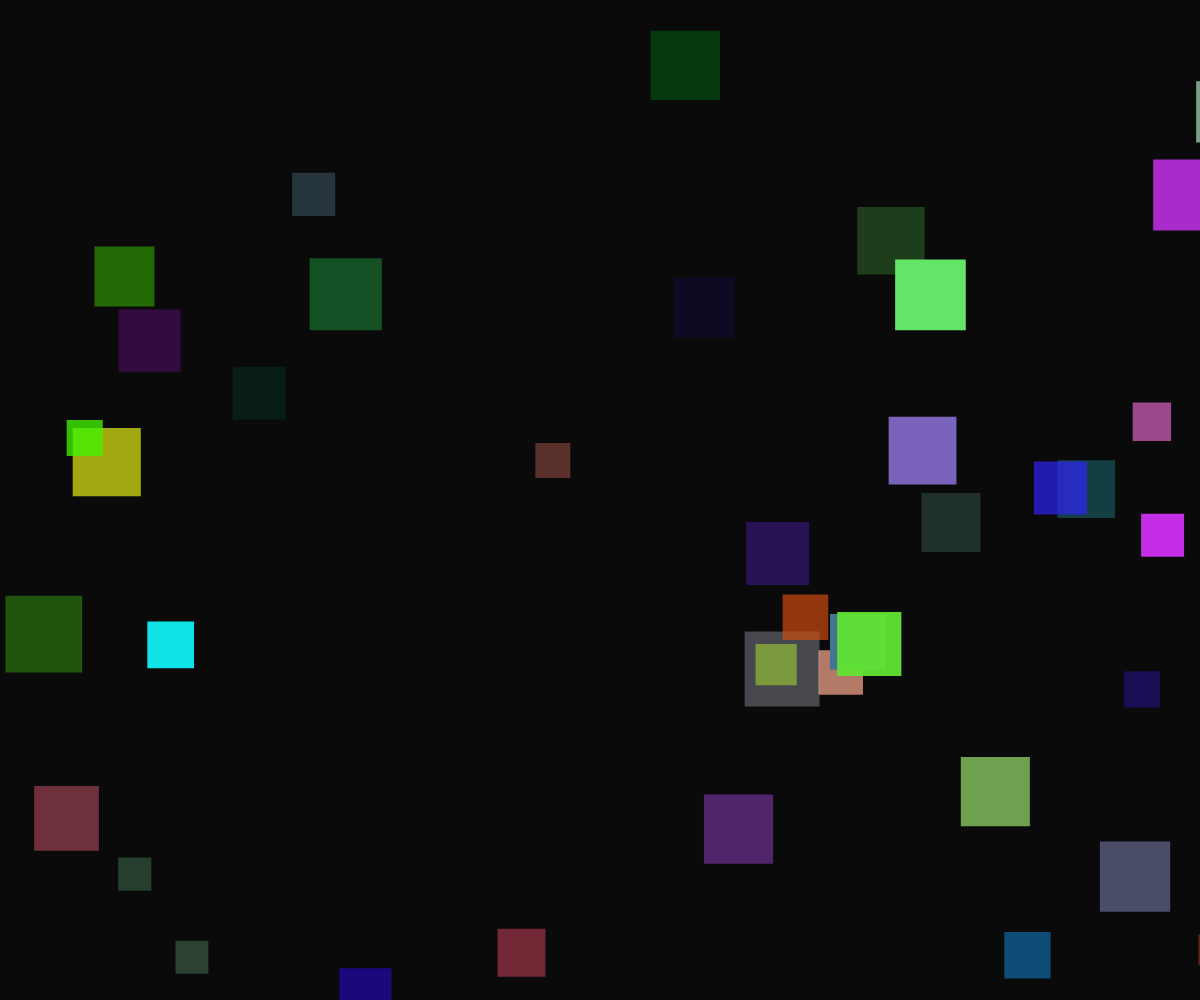
Frame 1 (no input)
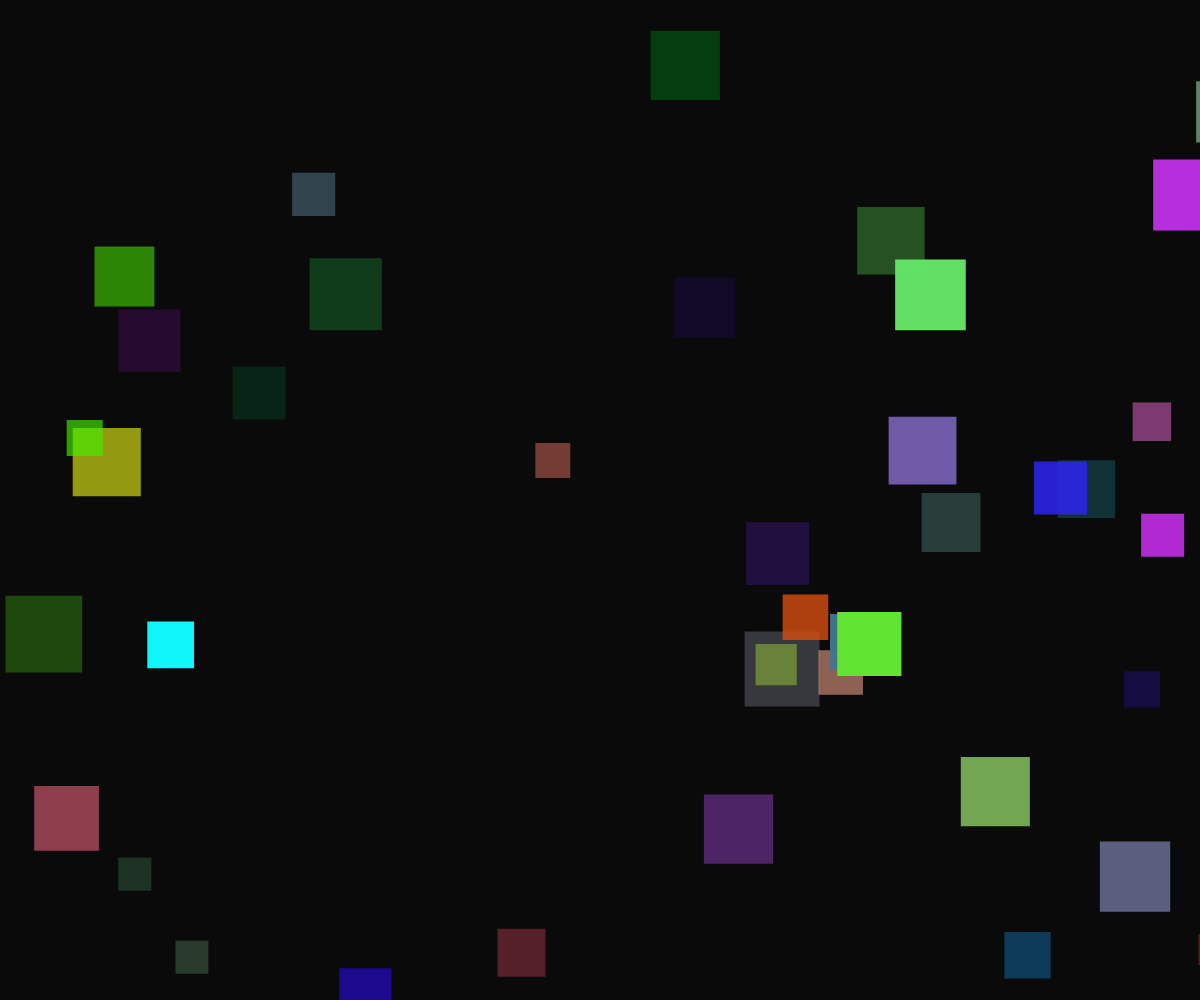
Frame 60 (no input)
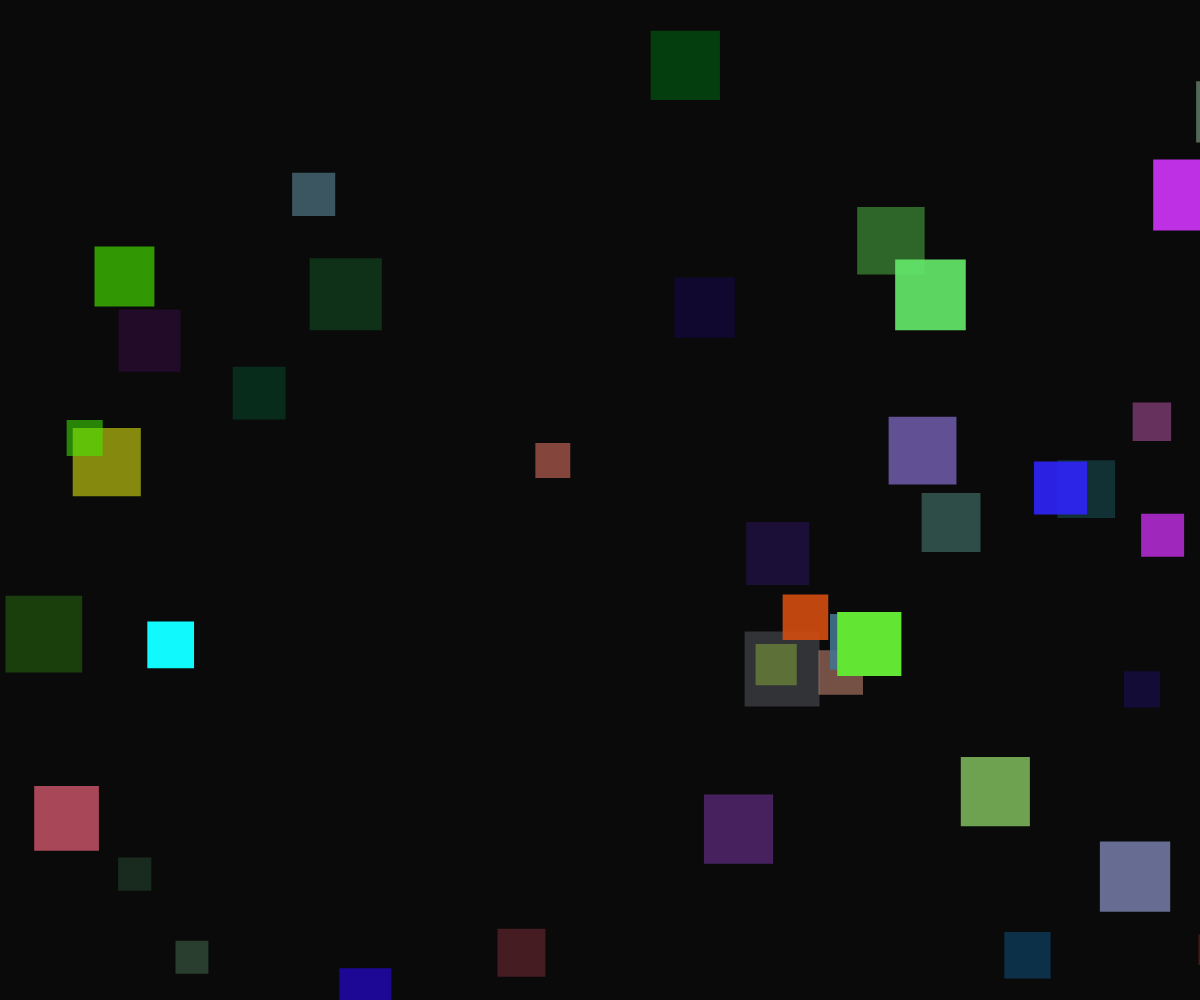
Frame 120 (the mouse pressed at the canvas centre since frame 60)

The p5.js sketch that drew these frames (run headless with seeded random() and noise() and a simulated clock; from frame 60 on, the mouse is pressed at the canvas centre):

// p5.js sketch
// ── sketch.js
let squares = [];

function setup() {
  createCanvas(windowWidth, windowHeight);
  noStroke();


  for (let i = 0; i < 40; i++) { 
    squares.push({
      x: random(width),
      y: random(height),
      size: random(30, 80),
      baseColor: color(random(255), random(255), random(255))
    });
  }
}

function draw() {
  background(10);

  for (let s of squares) {
    let alpha = map(sin(frameCount * 0.1 + s.x * 0.1), -1, 1, 50, 255);
    fill(red(s.baseColor), green(s.baseColor), blue(s.baseColor), alpha);
    rect(s.x, s.y, s.size, s.size);
  }
}

function windowResized() {
  resizeCanvas(windowWidth, windowHeight);


  squares = [];
  for (let i = 0; i < 40; i++) {
    squares.push({
      x: random(width),
      y: random(height),
      size: random(30, 80),
      baseColor: color(random(255), random(255), random(255))
    });
  }
}
